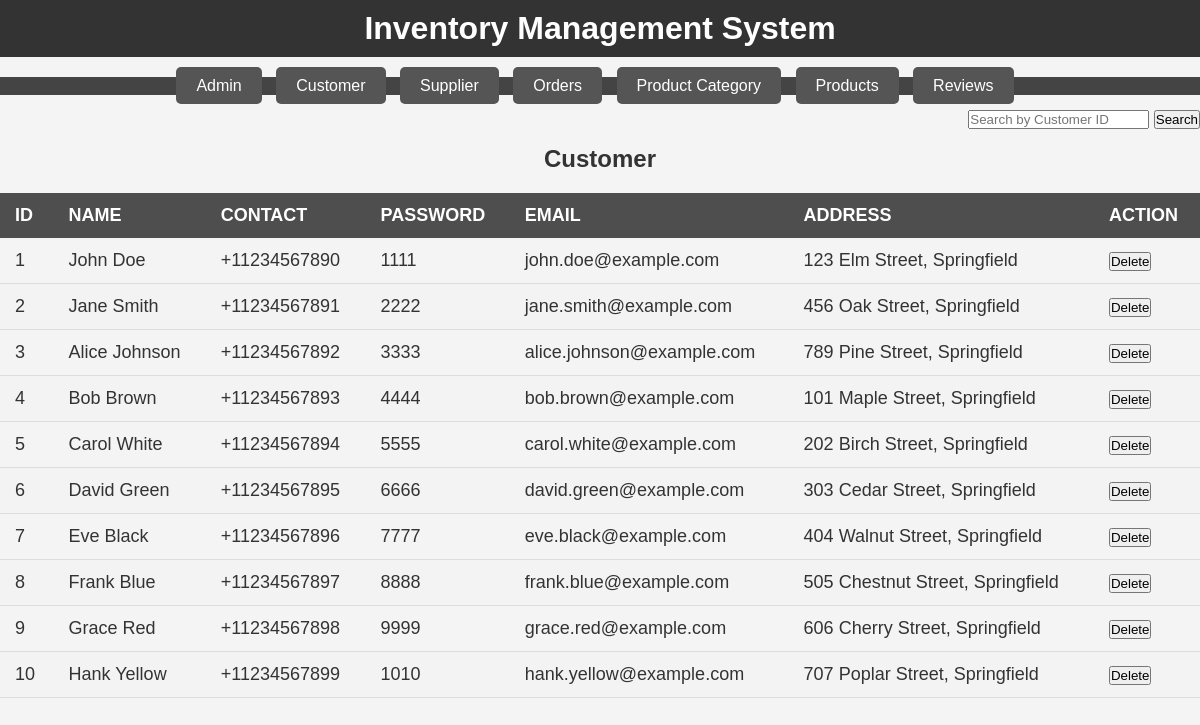
The app's page /admin/dash/customer.php with its own data.
### tables this page shows
CREATE TABLE `customers` (
  `ID` int(11) NOT NULL,
  `Name` varchar(100) NOT NULL,
  `Contact` varchar(100) NOT NULL,
  `password` varchar(50) NOT NULL,
  `Email` varchar(100) NOT NULL,
  `Address` varchar(100) NOT NULL
);

### admin/dash/customer.php (the view, shortened to what this page needs)
<!DOCTYPE html>
<html lang="en">
<head>
    <link rel="stylesheet" href="../css/astyle.css">
    <link rel="stylesheet" href="../css/style.css">
</head>
<body>
    <header>
        <h1>Inventory Management System</h1>
    </header>
    <nav>
        <ul>
            <li><a href="admin.php">Admin</a></li>
            <li><a href="customer.php">Customer</a></li>
            <li><a href="supplier.php">Supplier</a></li>
            <li><a href="orders.php">Orders</a></li>
            <li><a href="product-category.php">Product Category</a></li>
            <li><a href="products.php">Products</a></li>
            <li><a href="reviews.php">Reviews</a></li>
        </ul>
        <form action="customer.php" method="get" style="float: right; margin-top: 15px;">
            <input type="text" name="search_id" placeholder="Search by Customer ID">
            <button type="submit">Search</button>
        </form>
    </nav>
    <main>
        <h2>Customer</h2>
        <table>
            <thead>
                <tr>
                    <?php
                    $conn = new mysqli("localhost", "root", "", "furniture_shop2");
                    $result = $conn->query("SHOW COLUMNS FROM customers");
                    while ($row = $result->fetch_assoc()) {
                        echo "<th>" . $row['Field'] . "</th>";
                    }
                    echo "<th>Action</th>";
                    ?>
                </tr>
            </thead>
            <tbody>
                <?php
                if (isset($_GET['search_id']) && !empty($_GET['search_id'])) {
                    $search_id = $conn->real_escape_string($_GET['search_id']);
                    $sql = "SELECT * FROM customers WHERE ID = '$search_id'";
                } else {
                    $sql = "SELECT * FROM customers";
                }
                $result = $conn->query($sql);
                if ($result->num_rows > 0) {
                    while ($row = $result->fetch_assoc()) {
                        echo "<tr>";
                        foreach ($row as $column) {
                            echo "<td>" . $column . "</td>";
                        }
                        echo "<td>";
                        echo "<form action='delete_customer.php' method='post' onsubmit='return confirm(\"Are you sure you want to delete this customer?\");'>";
                        echo "<button type='submit'>Delete</button>";
                        echo "</form>";
                        echo "</td>";
                        echo "</tr>";
                    }
                } else {
                    echo "<tr><td colspan='100%'>No results found</td></tr>";
                }
                ?>
            </tbody>
        </table>
    </main>
</body>
</html>

### admin/css/astyle.css (style rules this page uses)
table { width: 100%; border-collapse: collapse; margin: 20px 0; font-size: 18px; text-align: left; }
thead th { background-color: #4f4e4e; color: #fff; padding: 12px 15px; text-transform: uppercase; }
tbody td { padding: 12px 15px; border-bottom: 1px solid #ddd; }
tbody tr:nth-child(even) { background-color: #f3f3f3; }

### admin/css/style.css (style rules this page uses)
* { margin: 0; padding: 0; box-sizing: border-box; }
body { font-family: Arial, sans-serif; background-color: #f4f4f4; color:#333; }
header { background-color: #333; color: #fff; padding: 10px 0; text-align: center; }
nav { margin: 20px 0; background-color: #444; text-align: center; }
nav ul { list-style-type: none; }
nav ul li { display: inline-block; margin-right: 10px; }
nav ul li a { text-decoration: none; color: #fff; padding: 10px 20px; background-color: #555; border-radius: 5px; transition: background-color 0.3s; }
main { text-align: center; margin-top: 50px; }
main h2 { font-size: 24px; margin-bottom: 20px; }

### records on screen
customers: ID "1", Name "John Doe", Contact "+11234567890", password "1111", Email "john.doe@example.com", Address "123 Elm Street, Springfield"
customers: ID "2", Name "Jane Smith", Contact "+11234567891", password "2222", Email "jane.smith@example.com", Address "456 Oak Street, Springfield"
customers: ID "3", Name "Alice Johnson", Contact "+11234567892", password "3333", Email "alice.johnson@example.com", Address "789 Pine Street, Springfield"
customers: ID "4", Name "Bob Brown", Contact "+11234567893", password "4444", Email "bob.brown@example.com", Address "101 Maple Street, Springfield"
customers: ID "5", Name "Carol White", Contact "+11234567894", password "5555", Email "carol.white@example.com", Address "202 Birch Street, Springfield"
customers: ID "6", Name "David Green", Contact "+11234567895", password "6666", Email "david.green@example.com", Address "303 Cedar Street, Springfield"
customers: ID "7", Name "Eve Black", Contact "+11234567896", password "7777", Email "eve.black@example.com", Address "404 Walnut Street, Springfield"
customers: ID "8", Name "Frank Blue", Contact "+11234567897", password "8888", Email "frank.blue@example.com", Address "505 Chestnut Street, Springfield"
customers: ID "9", Name "Grace Red", Contact "+11234567898", password "9999", Email "grace.red@example.com", Address "606 Cherry Street, Springfield"
customers: ID "10", Name "Hank Yellow", Contact "+11234567899", password "1010", Email "hank.yellow@example.com", Address "707 Poplar Street, Springfield"

### other values on screen
$row['Field'] "ID"
$row['Field'] "NAME"
$row['Field'] "CONTACT"
$row['Field'] "PASSWORD"
$row['Field'] "EMAIL"
$row['Field'] "ADDRESS"
